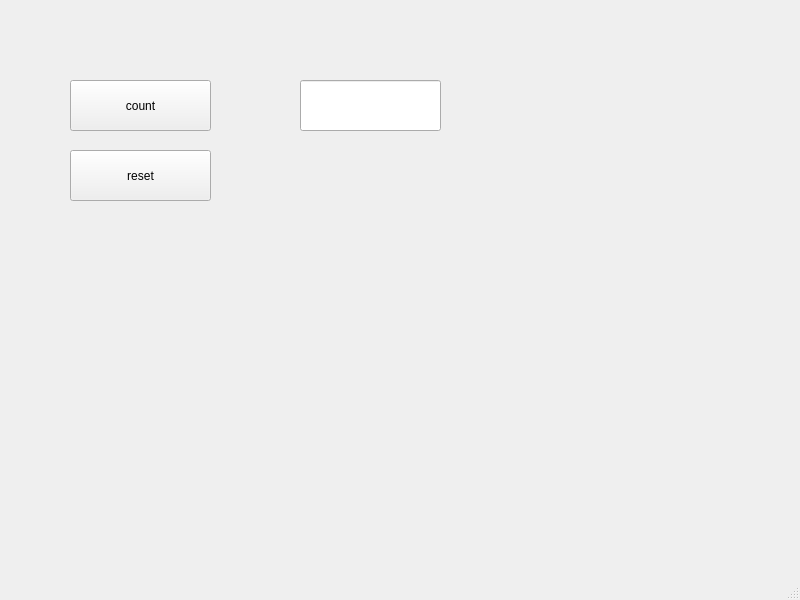
<?xml version="1.0" encoding="UTF-8"?>
<ui version="4.0">
 <class>MainWindow</class>
 <widget class="QMainWindow" name="MainWindow">
  <property name="geometry">
   <rect>
    <x>0</x>
    <y>0</y>
    <width>800</width>
    <height>600</height>
   </rect>
  </property>
  <property name="windowTitle">
   <string>MainWindow</string>
  </property>
  <widget class="QWidget" name="centralwidget">
   <widget class="QPushButton" name="count">
    <property name="geometry">
     <rect>
      <x>70</x>
      <y>80</y>
      <width>141</width>
      <height>51</height>
     </rect>
    </property>
    <property name="text">
     <string>count</string>
    </property>
   </widget>
   <widget class="QPushButton" name="reset">
    <property name="geometry">
     <rect>
      <x>70</x>
      <y>150</y>
      <width>141</width>
      <height>51</height>
     </rect>
    </property>
    <property name="text">
     <string>reset</string>
    </property>
   </widget>
   <widget class="QLineEdit" name="num">
    <property name="geometry">
     <rect>
      <x>300</x>
      <y>80</y>
      <width>141</width>
      <height>51</height>
     </rect>
    </property>
   </widget>
  </widget>
  <widget class="QMenuBar" name="menubar">
   <property name="geometry">
    <rect>
     <x>0</x>
     <y>0</y>
     <width>800</width>
     <height>22</height>
    </rect>
   </property>
  </widget>
  <widget class="QStatusBar" name="statusbar"/>
 </widget>
 <resources/>
 <connections/>
</ui>
